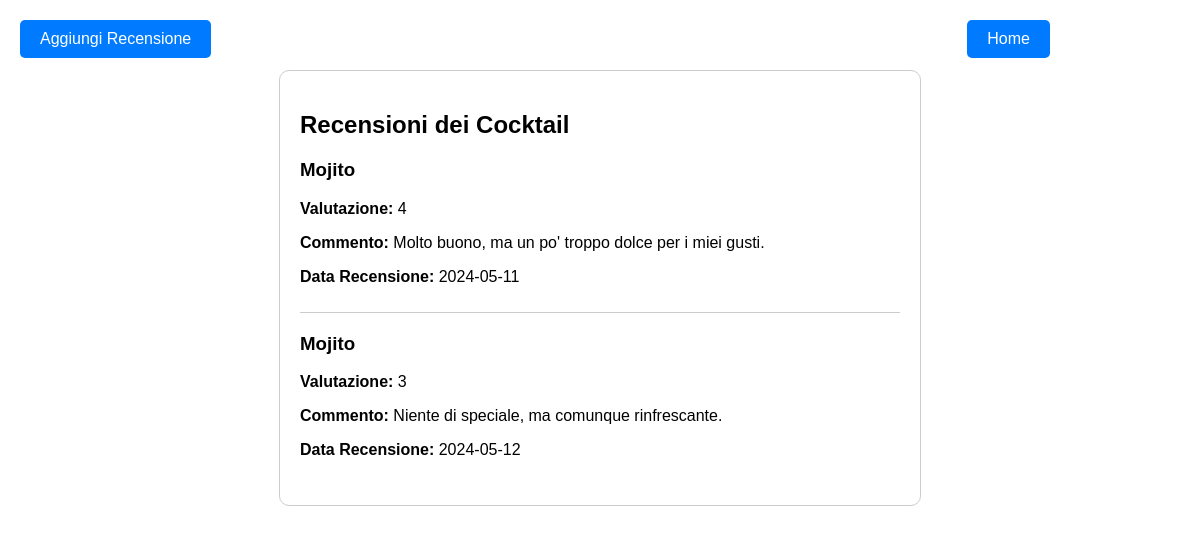
Screenshot of /visualizza_recensioni.php?cocktail_id=2 (signed in) with the database file from the repository.
### tables this page shows
CREATE TABLE `recensione` (
  `id` int(11) NOT NULL,
  `valutazione` int(11) NOT NULL,
  `commento` text DEFAULT NULL,
  `data_recensione` date NOT NULL,
  `id_cocktail` int(11) DEFAULT NULL,
  `id_utente` int(11) DEFAULT NULL
);

CREATE TABLE `cocktail` (
  `id` int(11) NOT NULL,
  `nome` varchar(100) NOT NULL,
  `descrizione` text DEFAULT NULL,
  `data_pubblicazione` date DEFAULT NULL,
  `immagine` varchar(255) DEFAULT NULL
);

### visualizza_recensioni.php (the view, shortened to what this page needs)
<!DOCTYPE html>
<html lang="it">
<head>
</head>
<body>
    <a href="index.php" class="home-link">Home</a>
    <a href="aggiungi_recensione.php?cocktail_id=<?php echo $cocktail_id; ?>" class="add-review-btn">Aggiungi Recensione</a>
    <div class="container">
        <h2>Recensioni dei Cocktail</h2>
        <?php
        $host = '127.0.0.1';
        $user = 'root';
        $pass = '';
        $dbName = 'DoYourCocktail';
        $conn = new mysqli($host, $user, $pass, $dbName);
        $cocktail_id = $_GET['cocktail_id'];
        $query = "SELECT c.nome AS nome_cocktail, r.valutazione, r.commento, r.data_recensione FROM recensione r JOIN cocktail c ON r.id_cocktail = c.id WHERE r.id_cocktail = $cocktail_id";
        $result = $conn->query($query);
        ?>
        <?php while ($row = $result->fetch_assoc()): ?>
            <div class="review">
                <h3><?php echo htmlspecialchars($row['nome_cocktail']); ?></h3>
                <p><strong>Valutazione:</strong> <?php echo htmlspecialchars($row['valutazione']); ?></p>
                <p><strong>Commento:</strong> <?php echo htmlspecialchars($row['commento']); ?></p>
                <p><strong>Data Recensione:</strong> <?php echo htmlspecialchars($row['data_recensione']); ?></p>
            </div>
        <?php endwhile; ?>
    </div>
</body>
</html>

### visualizza_recensioni.php (style rules this page uses)
body { font-family: Arial, sans-serif; margin: 0; padding: 0; }
.container { max-width: 600px; margin: 70px auto 20px auto; padding: 20px; border: 1px solid #ccc; border-radius: 10px; }
.review { margin-bottom: 20px; border-bottom: 1px solid #ccc; padding-bottom: 10px; }
.review:last-child { border-bottom: none; margin-bottom: 0; }
.review p { margin-top: 5px; }
.home-link { position: absolute; top: 20px; right: 150px; text-decoration: none; padding: 10px 20px; background-color: #007BFF; color: white; border-radius: 5px; }
.add-review-btn { position: fixed; top: 20px; left: 20px; display: block; padding: 10px 20px; background-color: #007BFF; color: white; border: none; border-radius: 5px; text-decoration: none; }

### rows the page displays
recensione: id_cocktail.nome "Mojito", valutazione "4", commento "Molto buono, ma un po' troppo dolce per i miei gusti.", data_recensione "2024-05-11"
recensione: id_cocktail.nome "Mojito", valutazione "3", commento "Niente di speciale, ma comunque rinfrescante.", data_recensione "2024-05-12"
